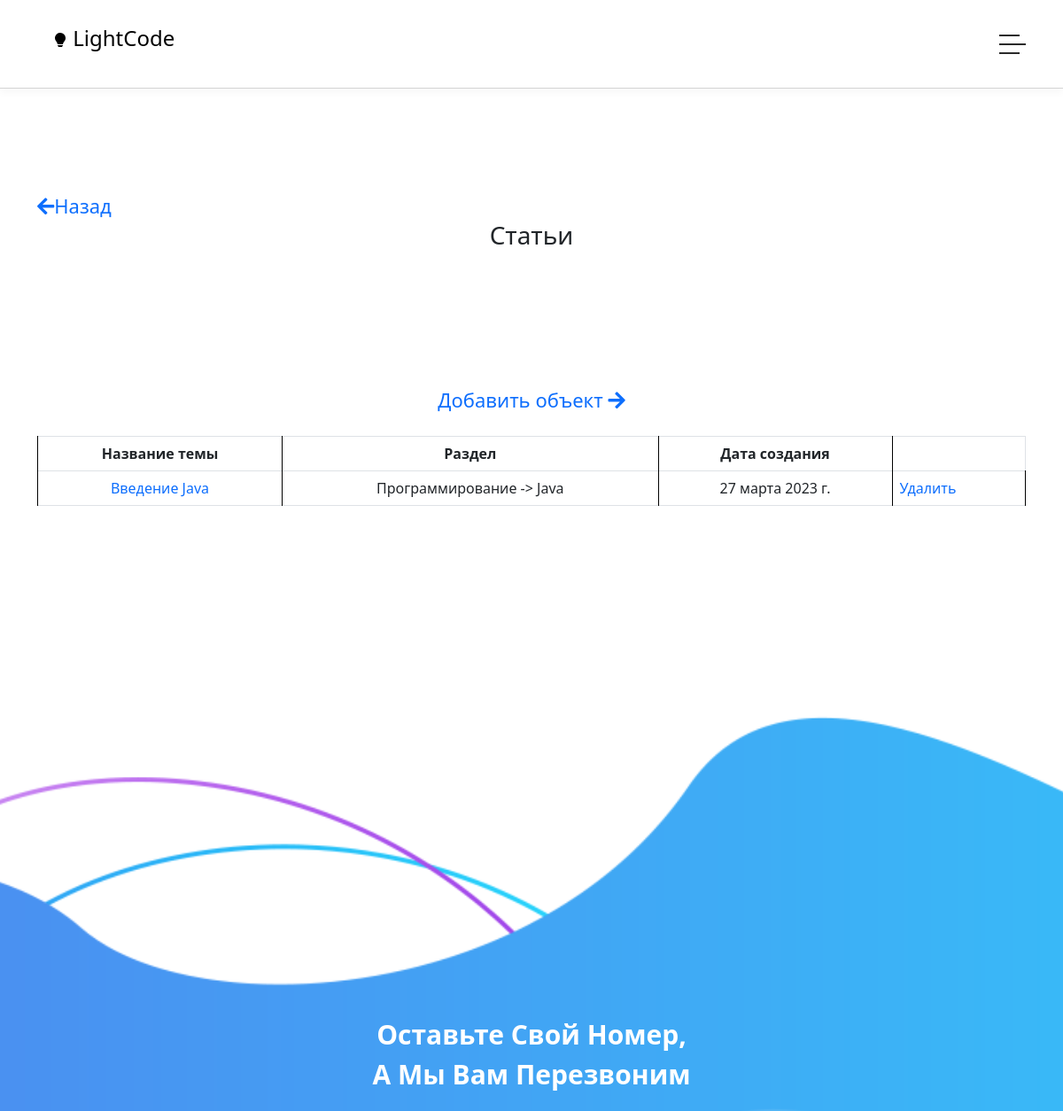
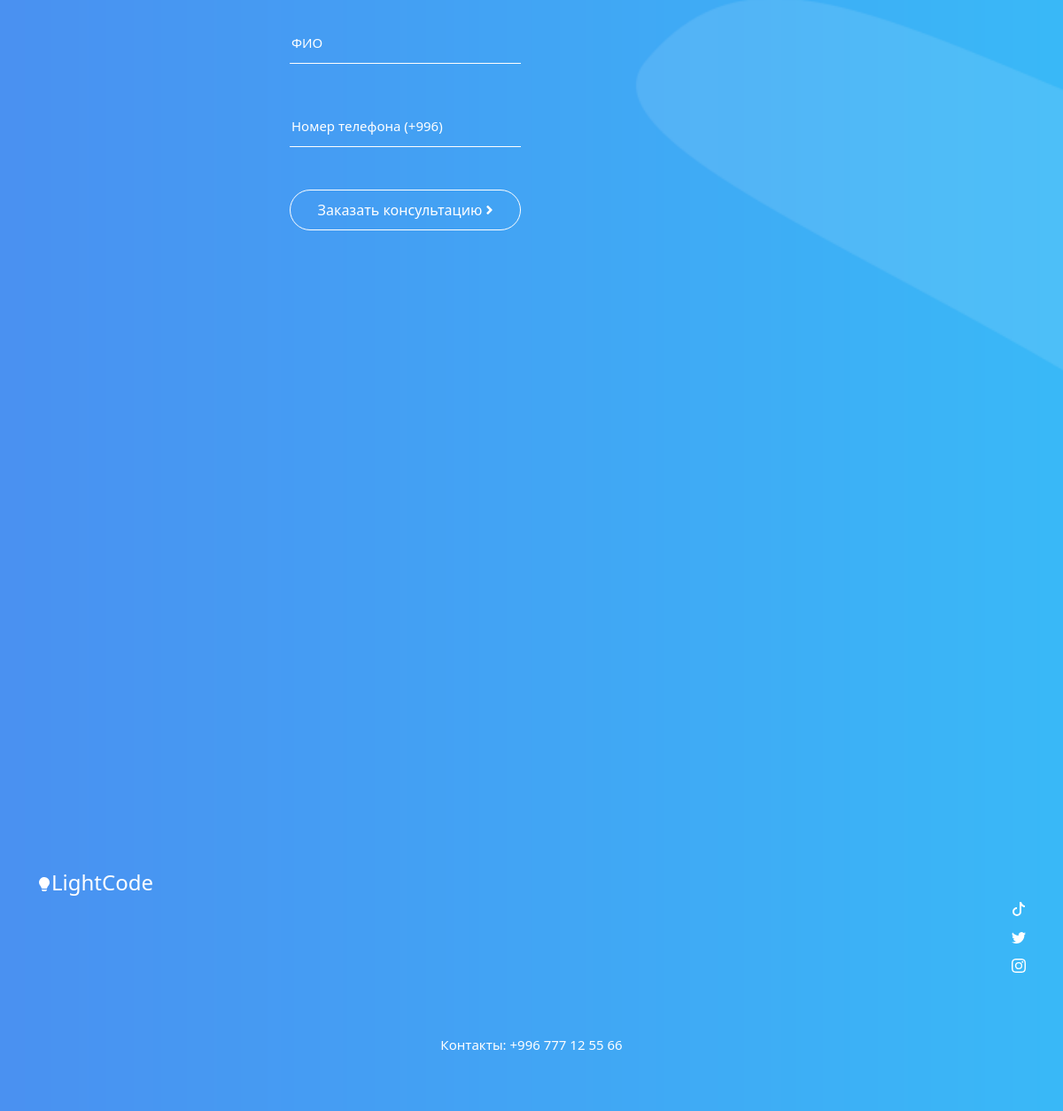
The page /article-list/ (signed in) on the database its author committed (2 pictures, top to bottom).
### landing/models.py (models this page shows, shortened)
class Article(models.Model):
    teacher = models.ForeignKey(User, on_delete=models.CASCADE, verbose_name='Ментор')
    topic_name = models.CharField(max_length=80, verbose_name='Название темы')
    slug = models.SlugField()
    body = RichTextField(verbose_name='Контент')
    section = models.ForeignKey(Section, on_delete=models.CASCADE, verbose_name='Раздел')
    created_date = models.DateField(auto_now_add=True, verbose_name='Дата создания')
    class Meta:
        verbose_name = 'Статья'
        verbose_name_plural = 'Статьи'

class Section(models.Model):
    title = models.CharField(max_length=123, verbose_name='Название')
    slug = models.SlugField()
    id_section = models.ForeignKey('self', on_delete=models.CASCADE, blank=True, null=True, related_name='children')
    description = models.TextField(verbose_name='Описание для подраздела', blank=True, null=True)
    def __str__(self):
        full_path = [self.title]
        k = self.id_section
        while k is not None:
            full_path.append(k.title)
            k = k.id_section
        return ' -> '.join(full_path[::-1])
    class Meta:
        verbose_name = 'Раздел'
        verbose_name_plural = 'Разделы'

### landing/views.py (the view)
# urls.py: path('article-list/', views.article_list, name='article_list'),
@login_required(login_url='/registration/')
@user_passes_test(lambda u: u.is_admin or u.status == 4, login_url='/registration/')
def article_list(request):
    articles = Article.objects.filter(teacher=request.user.id).order_by('-id')
    return render(request, template_name='landing/list_articles.html', context={'articles': articles})

### landing/templates/landing/list_articles.html (shortened to what this page needs)
{% extends 'base.html' %}
{% load static %}
{% block nav %}
  <header class="header-area header-sticky wow slideInDown" data-wow-duration="0.75s" data-wow-delay="0s">
    <div class="container">
      <div class="row">
        <div class="col-12">
          <nav class="main-nav">
            <a href="{% url 'index' %}" class="logo">
                <h4 style="color: black;"><br> LightCode</h4>
            </a>
            <a class='menu-trigger'>
                <span>Menu</span>
            </a>
          </nav>
        </div>
      </div>
    </div>
  </header>
{% endblock nav %}
{% block content %}
<br><br><br><br><br><br><br><br><br>
<div class="container">
  <a style="font-size: 22px;" href="{% url 'tutorials' %}"><i class="fa fa-arrow-left"></i>Назад </a>
</div>
<center>
    <h3>Статьи</h3>
    <br><br><br>
    <br><br><br>
    <a style="font-size: 22px;" href="{% url 'add_article' %}">Добавить объект <i class="fa fa-arrow-right"></i></a>
    <br><br>
    <div class="container">
        <table class="table table-bordered">
  <tbody>
    <tr>
      <th style="text-align: center; margin: 0 10px;" >Название темы</th>
      <th style="text-align: center; margin: 0 10px;" >Раздел</th>
      <th style="text-align: center; margin: 0 10px;" >Дата создания</th>
    </tr>
    {% for article in articles  %}
    <tr>
      <td style="text-align: center; margin: 0 10px;"><a href="{% url 'article_detail' article.id %}" >{{ article.topic_name }}</a></td>
      <td style="text-align: center; margin: 0 10px;" >{{ article.section }}</td>
      <td style="text-align: center; margin: 0 10px;" >{{ article.created_date }}</td>
        <td><a href="{% url 'article_delete' article.id %}">Удалить</a></td>
    </tr>
    {% endfor %}
  </tbody>
</table>
    </div>
</center>
{% endblock %}

### static/css/templatemo-chain-app-dev.css (style rules this page uses)
html, body, div, span, applet, object, iframe, h1, h2, h3, h4, h5, h6, p, blockquote, div pre, a, abbr, acronym, address, big, cite, code, del, dfn, em, font, img, ins, kbd, q, s, samp, small, strike, strong, sub, sup, tt, var, b, u, i, center, dl, dt, dd, ol, ul, li, figure, header, nav, section, article, aside, footer, figcaption { margin: 0; padding: 0; border: 0; outline: 0; }
header, nav, section, article, aside, footer, hgroup { display: block; }
* { box-sizing: border-box; }
html, body { font-family: 'Roboto', sans-serif; font-weight: 400; background-color: #fff; -ms-text-size-adjust: 100%; -webkit-font-smoothing: antialiased; -moz-osx-font-smoothing: grayscale; }
a { text-decoration: none !important; }
h1, h2, h3, h4, h5, h6 { margin-top: 0px; margin-bottom: 0px; }
html, body { background: #fff; font-family: 'Roboto', sans-serif; }
.header-area { background-color: transparent; border-bottom: 1px solid rgba(42,42,42,0.2); position: absolute; left: 0px; right: 0px; z-index: 100; height: 100px; -webkit-transition: all .5s ease 0s; -moz-transition: all .5s ease 0s; -o-transition: all .5s ease 0s; transition: all .5s ease 0s; }
.header-area .main-nav { min-height: 80px; background: transparent; }
.header-area .main-nav .logo { float: left; -webkit-transition: all 0.3s ease 0s; -moz-transition: all 0.3s ease 0s; -o-transition: all 0.3s ease 0s; transition: all 0.3s ease 0s; }
.header-area .main-nav .logo { line-height: 100px; float: left; -webkit-transition: all 0.3s ease 0s; -moz-transition: all 0.3s ease 0s; -o-transition: all 0.3s ease 0s; transition: all 0.3s ease 0s; }
.header-area .main-nav .menu-trigger { cursor: pointer; display: block; position: absolute; top: 33px; width: 32px; height: 40px; text-indent: -9999em; z-index: 99; right: 40px; display: none; }
.header-area .main-nav .menu-trigger span, .header-area .main-nav .menu-trigger span:before, .header-area .main-nav .menu-trigger span:after { -moz-transition: all 0.4s; -o-transition: all 0.4s; -webkit-transition: all 0.4s; transition: all 0.4s; background-color: #2a2a2a; display: block; position: absolute; width: 30px; height: 2px; left: 0; }
.header-area .main-nav .menu-trigger span:before, .header-area .main-nav .menu-trigger span:after { -moz-transition: all 0.4s; -o-transition: all 0.4s; -webkit-transition: all 0.4s; transition: all 0.4s; background-color: #2a2a2a; display: block; position: absolute; width: 30px; height: 2px; left: 0; width: 75%; }
.header-area .main-nav .menu-trigger span:before, .header-area .main-nav .menu-trigger span:after { content: ""; }
.header-area .main-nav .menu-trigger span { top: 16px; }
.header-area .main-nav .menu-trigger span:before { -moz-transform-origin: 33% 100%; -ms-transform-origin: 33% 100%; -webkit-transform-origin: 33% 100%; transform-origin: 33% 100%; top: -10px; z-index: 10; }
.header-area .main-nav .menu-trigger span:after { -moz-transform-origin: 33% 0; -ms-transform-origin: 33% 0; -webkit-transform-origin: 33% 0; transform-origin: 33% 0; top: 10px; }
.header-area.header-sticky { min-height: 80px; }
@media (max-width: 1200px) { .header-area .main-nav:before { display: none; } }
@media (max-width: 1400px) { .header-area .main-nav .logo { color: #1e1e1e; } }
@media (max-width: 1400px) { .header-area { background-color: #fff; padding: 0px 15px; height: 100px; box-shadow: none; text-align: center; box-shadow: 0px 5px 8px rgba(0,0,0,0.03); } }
@media (max-width: 1400px) { .header-area .container { padding: 0px; } }
@media (max-width: 1400px) { .header-area .logo { margin-left: 30px; } }
@media (max-width: 1400px) { .header-area .menu-trigger { display: block !important; } }
@media (max-width: 1400px) { .header-area .main-nav { overflow: hidden; } }
@media (max-width: 1200px) { .header-area .main-nav .logo h4 { font-size: 24px; } }

### landing/templates/landing/list_articles.html (style rules this page uses)
table, th, td { border: 1px solid black; }

### rows shown on the page
Article: topic_name "Введение Java", section "Программирование -> Java", created_date "27 марта 2023 г."
